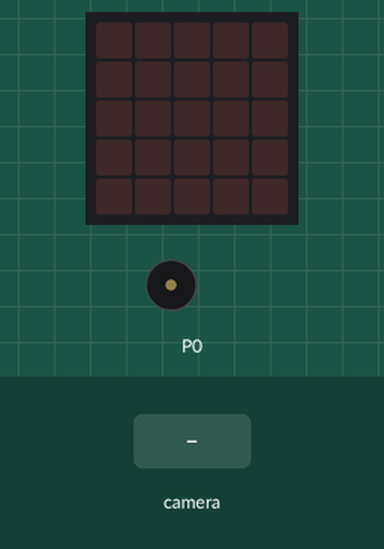
Simulated run of this program. Board: BBC micro:bit (MakeCode). On the bench: the board's 5×5 LED display, buzzer (waves = sounding). The inputs (shaded band) are chosen by the test bench.

Above: at 5.0 s.
5.1 s: the camera recognises learned object ID1 for 2 s
At 5.8 s:
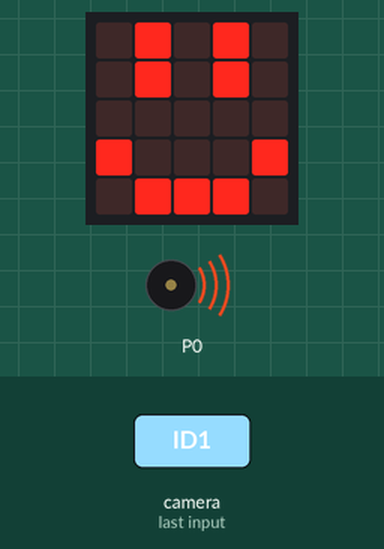
At 7.4 s:
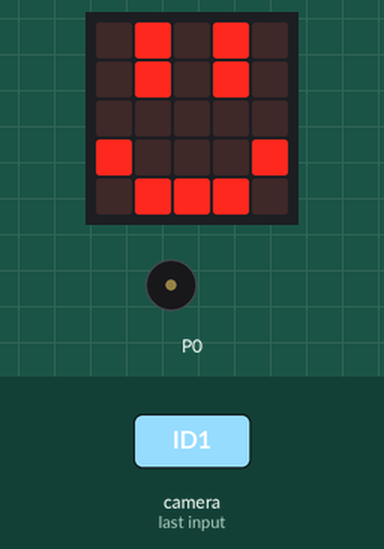
8.1 s: the camera recognises learned object ID2 for 2 s
At 9.7 s:
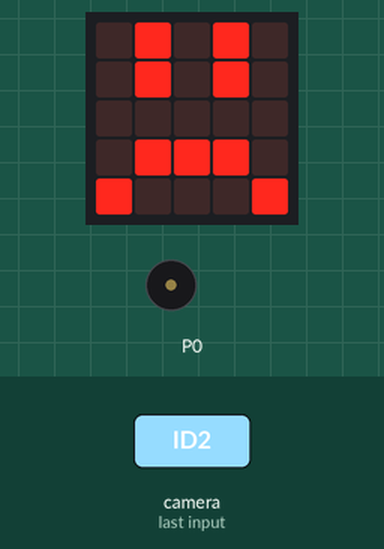
Timing chart, 0 to 11.2 s (numbered marks = the images above; inputs shaded):
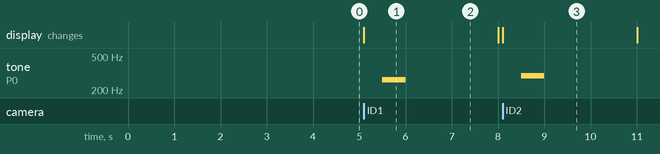

Measured:
- after the input at 5.1 s, tone on P0: silent → 262 Hz after 0.40 s, → silent 0.50 s later; the display: changes at once (image 1)
- after the input at 8.1 s, tone on P0: silent → 294 Hz after 0.40 s, → silent 0.50 s later; the display: changes at once (image 3)
- what the display in image 1 shows lasts 2.9 s, from 5.1 s to 8.0 s

The program:

main.ts
```typescript
function Tag_Recognition () {
    huskylens.initI2c()
    huskylens.initMode(protocolAlgorithm.ALGORITHM_TAG_RECOGNITION)
    while (Mood < 100) {
        huskylens.request()
        if (huskylens.isAppear(1, HUSKYLENSResultType_t.HUSKYLENSResultBlock)) {
            basic.showLeds(`
                . # . # .
                . # . # .
                . . . . .
                # . . . #
                . # # # .
                `)
            music.playTone(262, music.beat(BeatFraction.Whole))
            basic.pause(2000)
            basic.clearScreen()
            Mood += 1
        }
        if (huskylens.isAppear(2, HUSKYLENSResultType_t.HUSKYLENSResultBlock)) {
            basic.showLeds(`
                . # . # .
                . # . # .
                . . . . .
                . # # # .
                # . . . #
                `)
            music.playTone(294, music.beat(BeatFraction.Whole))
            basic.pause(2000)
            basic.clearScreen()
            Mood += 1
        }
    }
}
let Mood = 0
Tag_Recognition()
```

test.ts
```typescript
// 테스트는 여기로 이동합니다; 이 패키지가 확장으로 사용될 때 컴파일되지 않을 것 입니다.
```
